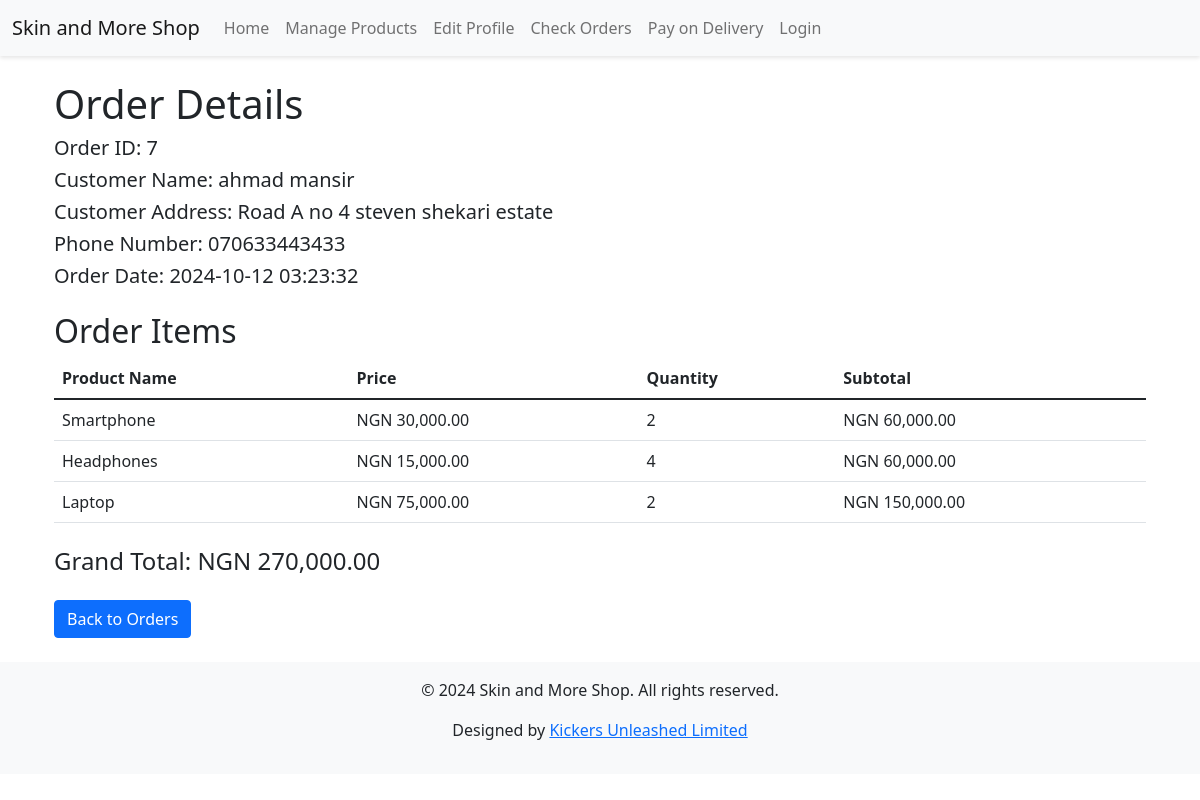
/Admin/view_order_details.php?id=7, run on the app's committed database.
### tables this page shows
CREATE TABLE `orders` (
  `id` int NOT NULL,
  `user_id` int DEFAULT NULL,
  `total_price` decimal(10,2) DEFAULT NULL,
  `address` varchar(255) NOT NULL,
  `phone_number` varchar(20) NOT NULL,
  `order_date` timestamp NULL DEFAULT CURRENT_TIMESTAMP,
  `total_amount` decimal(10,2) NOT NULL
);

CREATE TABLE `users` (
  `id` int NOT NULL,
  `name` varchar(255) NOT NULL,
  `phone_number` varchar(20) NOT NULL,
  `email` varchar(255) NOT NULL,
  `address` text NOT NULL,
  `gender` enum('male','female','other') NOT NULL,
  `password` varchar(255) NOT NULL,
  `created_at` timestamp NULL DEFAULT CURRENT_TIMESTAMP,
  `username` varchar(250) NOT NULL
);

CREATE TABLE `order_items` (
  `id` int NOT NULL,
  `order_id` int NOT NULL,
  `product_id` int NOT NULL,
  `quantity` int NOT NULL
);

CREATE TABLE `products` (
  `id` int NOT NULL,
  `name` varchar(255) DEFAULT NULL,
  `description` text,
  `price` decimal(10,2) DEFAULT NULL,
  `image` varchar(255) DEFAULT NULL
);

### Admin/view_order_details.php (the view, shortened to what this page needs)
<?php
include 'header.php';
$conn = new mysqli("localhost:8080", "root", "root", "shop_db", 3306);
$order_id = isset($_GET['id']) ? intval($_GET['id']) : 0;
$stmt = $conn->prepare("
    SELECT o.id, o.total_price AS total_amount, o.address, o.phone_number, o.order_date, u.name AS customer_name
    FROM orders o
    JOIN users u ON o.user_id = u.id
    WHERE o.id = ?
");
$stmt->bind_param("i", $order_id);
$stmt->execute();
$order_result = $stmt->get_result();
$order = $order_result->fetch_assoc();
$order_items_query = "
    SELECT oi.product_id, oi.quantity, p.name AS product_name, p.price
    FROM order_items oi
    JOIN products p ON oi.product_id = p.id
    WHERE oi.order_id = ?
";
$order_items_stmt = $conn->prepare($order_items_query);
$order_items_stmt->bind_param("i", $order_id);
$order_items_stmt->execute();
$order_items_result = $order_items_stmt->get_result();
$total_amount = 0;
?>
<!DOCTYPE html>
<html lang="en">
<head>
    <link href="https://cdn.jsdelivr.net/npm/bootstrap@5.1.3/dist/css/bootstrap.min.css" rel="stylesheet">
</head>
<body>
    <div class="container mt-4">
        <h1>Order Details</h1>
        <h5>Order ID: <?php echo htmlspecialchars($order['id']); ?></h5>
        <h5>Customer Name: <?php echo htmlspecialchars($order['customer_name']); ?></h5>
        <h5>Customer Address: <?php echo htmlspecialchars($order['address'] ?? 'N/A'); ?></h5>
        <h5>Phone Number: <?php echo htmlspecialchars($order['phone_number'] ?? 'N/A'); ?></h5>
        <h5>Order Date: <?php echo htmlspecialchars($order['order_date']); ?></h5>
        <h2 class="mt-4">Order Items</h2>
        <table class="table">
            <thead>
                <tr>
                    <th>Product Name</th>
                    <th>Price</th>
                    <th>Quantity</th>
                    <th>Subtotal</th>
                </tr>
            </thead>
            <tbody>
                <?php
                if ($order_items_result->num_rows > 0) {
                    while ($item = $order_items_result->fetch_assoc()) {
                        $subtotal = $item['price'] * $item['quantity'];
                        $total_amount += $subtotal;
                ?>
                <tr>
                    <td><?php echo htmlspecialchars($item['product_name']); ?></td>
                    <td>NGN <?php echo number_format($item['price'], 2); ?></td>
                    <td><?php echo $item['quantity']; ?></td>
                    <td>NGN <?php echo number_format($subtotal, 2); ?></td>
                </tr>
                <?php
                    }
                } else {
                    echo "<tr><td colspan='4'>No items found for this order.</td></tr>";
                }
                ?>
            </tbody>
        </table>
        <h4 class="mt-4">Grand Total: NGN <?php echo number_format($total_amount, 2); ?></h4>
        <a href="index.php" class="btn btn-primary mt-3">Back to Orders</a>
    </div>
    <?php include 'footer.php'; ?>
</body>
</html>

### Admin/header.php (style rules this page uses)
body { font-family: Arial, sans-serif; }

### data on the page
orders: id "7", user.name "ahmad mansir", address "Road A no 4 steven shekari estate", phone_number "070633443433", order_date "2024-10-12 03:23:32"
order_items: product.name "Smartphone", product.price "30,000.00", quantity "2", subtotal "60,000.00"
order_items: product.name "Headphones", product.price "15,000.00", quantity "4", subtotal "60,000.00"
order_items: product.name "Laptop", product.price "75,000.00", quantity "2", subtotal "150,000.00"

### other printed values
$total_amount "270,000.00"
